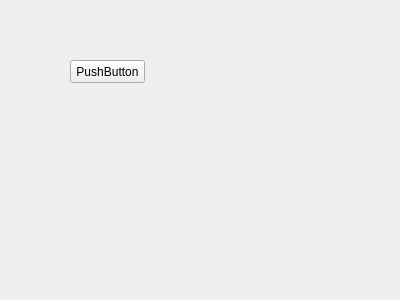
<?xml version="1.0" encoding="UTF-8"?>
<ui version="4.0">
 <class>Form</class>
 <widget class="QWidget" name="Form">
  <property name="geometry">
   <rect>
    <x>0</x>
    <y>0</y>
    <width>400</width>
    <height>300</height>
   </rect>
  </property>
  <property name="windowTitle">
   <string>Form</string>
  </property>
  <widget class="QPushButton" name="pushButton">
   <property name="geometry">
    <rect>
     <x>70</x>
     <y>60</y>
     <width>75</width>
     <height>23</height>
    </rect>
   </property>
   <property name="text">
    <string>PushButton</string>
   </property>
  </widget>
 </widget>
 <resources/>
 <connections/>
</ui>
